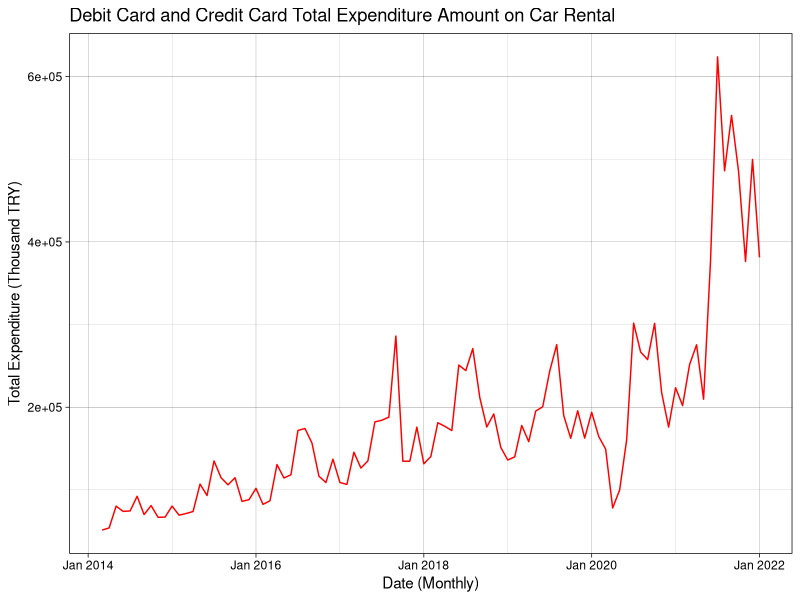
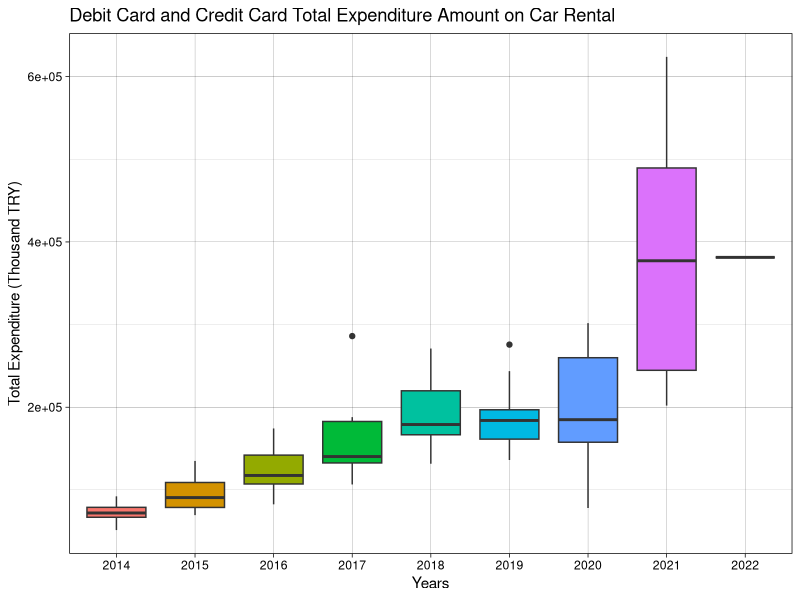
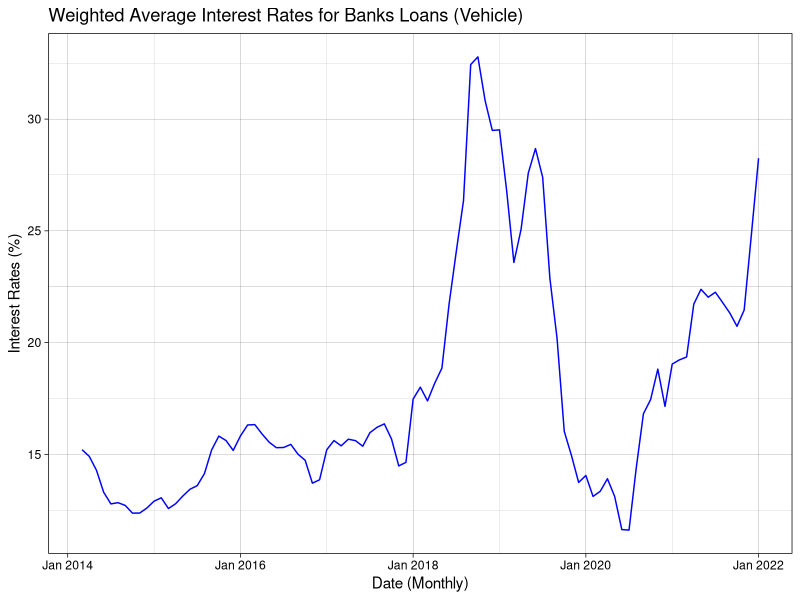
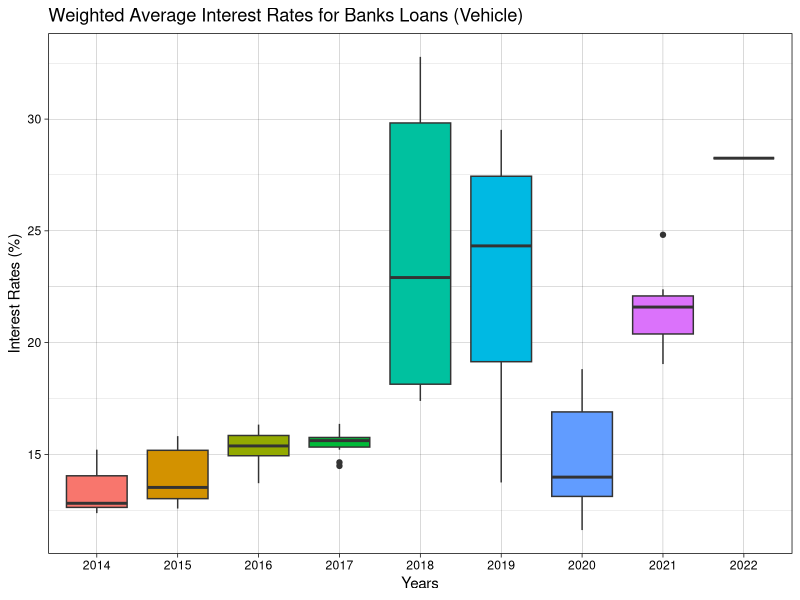
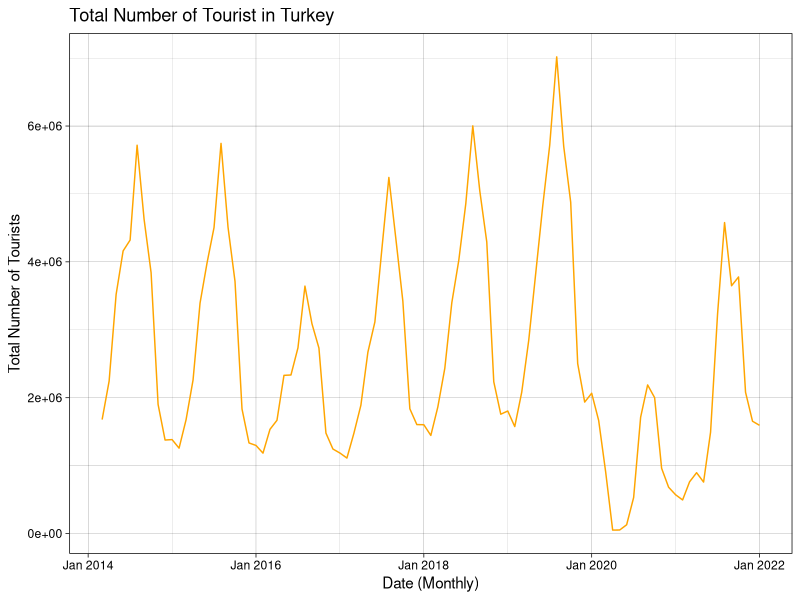
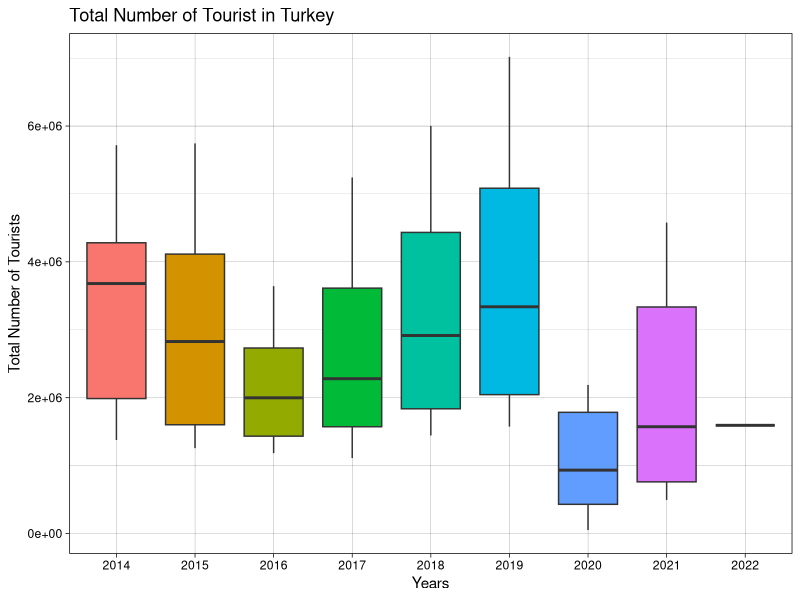
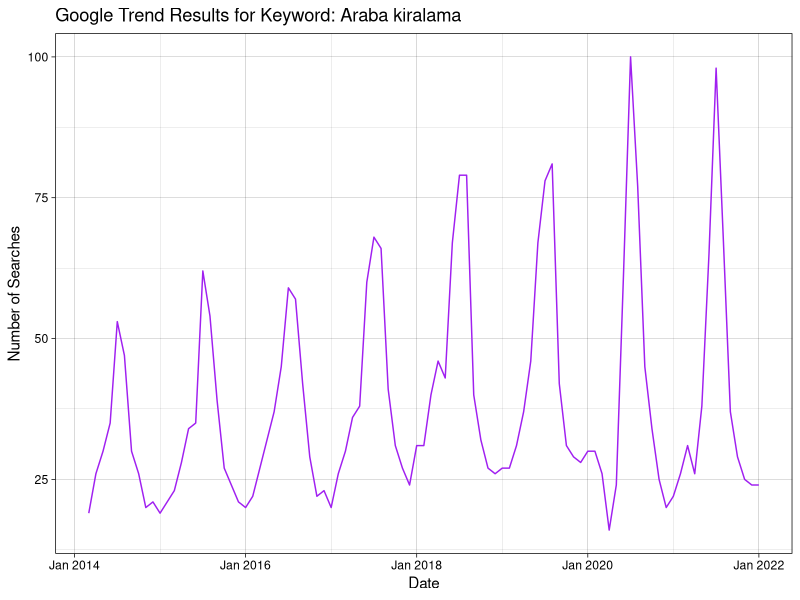
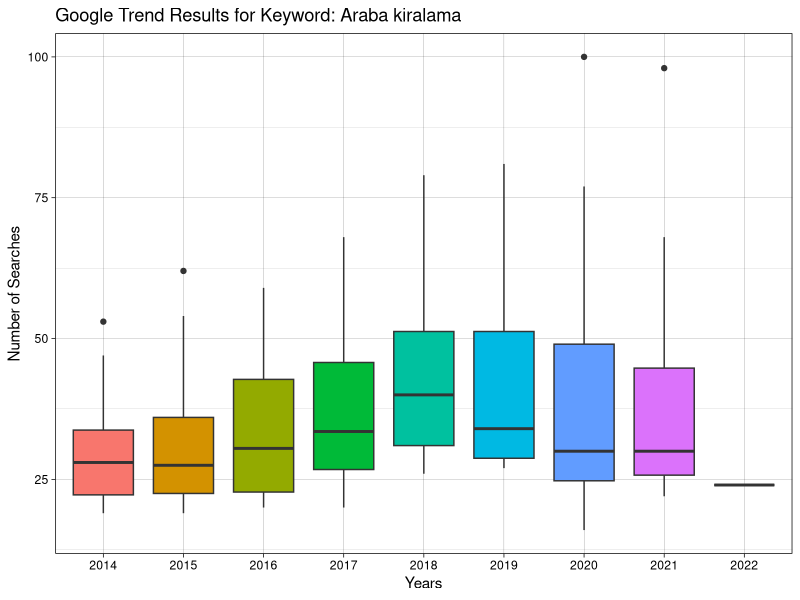

R code for these plots, in order:
## ---- chunk 1
library(readxl)
library(ggplot2)
library(GGally)
library(corrplot)
library(zoo)
library(lubridate)
## ---- chunk 2
ExpendCarRental <- read_excel("Data/Debit_Credit_Expenditure_Car_Rental.xlsx")
ExpendCarRental$Date <- as.yearmon(ExpendCarRental$Date)
head(ExpendCarRental,12)
tail(ExpendCarRental,12)
summary(ExpendCarRental$Amount)
str(ExpendCarRental)
## ---- chunk 3
ggplot(ExpendCarRental, aes(Date, Amount)) +
  geom_line(data = ExpendCarRental, color="red", linetype = "solid") +
   ggtitle("Debit Card and Credit Card Total Expenditure Amount on Car Rental") +
    xlab("Date (Monthly)") + ylab("Total Expenditure (Thousand TRY)") +
    theme_linedraw()
## ---- chunk 4
ggplot(ExpendCarRental, aes(x=factor(year(Date)),y=Amount)) + 
  geom_boxplot(aes(fill=factor(year(Date)))) + 
  xlab("Years") + ylab("Total Expenditure (Thousand TRY)") + 
  ggtitle("Debit Card and Credit Card Total Expenditure Amount on Car Rental") +
  theme_linedraw() + theme(legend.position = "none")
## ---- chunk 5

InterestRateVehicles <- read_excel("Data/Interest_Rate_Vehicles.xlsx")
InterestRateVehicles$Date <- as.yearmon(InterestRateVehicles$Date)
head(InterestRateVehicles,12)
tail(InterestRateVehicles,12)
summary(InterestRateVehicles$Rates)
str(InterestRateVehicles)

## ---- chunk 6

ggplot(InterestRateVehicles, aes(Date, Rates)) +
  geom_line(data = InterestRateVehicles, color="blue", linetype = "solid") +
   ggtitle("Weighted Average Interest Rates for Banks Loans (Vehicle)") +
    xlab("Date (Monthly)") + ylab("Interest Rates (%)") +
    theme_linedraw()

## ---- chunk 7
ggplot(InterestRateVehicles, aes(x=factor(year(Date)),y=Rates)) + 
  geom_boxplot(aes(fill=factor(year(Date)))) + 
  xlab("Years") + ylab("Interest Rates (%)") + 
  ggtitle("Weighted Average Interest Rates for Banks Loans (Vehicle)") +
  theme_linedraw() + theme(legend.position = "none")
## ---- chunk 8

TotalTourists <- read_excel("Data/Total_Tourists.xlsx")
TotalTourists$Date <- as.yearmon(TotalTourists$Date)
head(TotalTourists,12)
tail(TotalTourists,12)
summary(TotalTourists$Tourists)
str(TotalTourists)

## ---- chunk 9

ggplot(TotalTourists, aes(Date, Tourists)) +
  geom_line(data = TotalTourists, color="orange", linetype = "solid") +
   ggtitle("Total Number of Tourist in Turkey") +
    xlab("Date (Monthly)") + ylab("Total Number of Tourists") +
    theme_linedraw()

## ---- chunk 10
ggplot(TotalTourists, aes(x=factor(year(Date)),y=Tourists)) + 
  geom_boxplot(aes(fill=factor(year(Date)))) + 
  xlab("Years") + ylab("Total Number of Tourists") + 
  ggtitle("Total Number of Tourist in Turkey") +
  theme_linedraw() + theme(legend.position = "none")
## ---- chunk 11

GoogleTrends <- read.csv("Data/GoogleTrends.csv")
GoogleTrends$Month <- as.yearmon(GoogleTrends$Month)
head(GoogleTrends,12)
tail(GoogleTrends,12)
summary(GoogleTrends$Keyword)
str(GoogleTrends$Keyword)

## ---- chunk 12

ggplot(GoogleTrends, aes(Month, Keyword)) +
  geom_line(data = GoogleTrends, color="purple", linetype = "solid") +
   ggtitle("Google Trend Results for Keyword: Araba kiralama") +
    xlab("Date") + ylab("Number of Searches") +
    theme_linedraw()

## ---- chunk 13
ggplot(GoogleTrends, aes(x=factor(year(Month)),y=Keyword)) + 
  geom_boxplot(aes(fill=factor(year(Month)))) + 
  xlab("Years") + ylab("Number of Searches") + 
  ggtitle("Google Trend Results for Keyword: Araba kiralama") +
  theme_linedraw() + theme(legend.position = "none")
## ---- chunk 14
data <- data.frame(ExpendCarRental$Amount,  InterestRateVehicles$Rates, TotalTourists$Tourists, GoogleTrends$Keyword)
names(data) <- c("Expenditure on Car Rental", "Interest Rates on Vehicle", "Total Number of Tourists" , "Google Trends: Araba kiralama")
ggpairs(data, title="Correlogram of the Data Sets")
